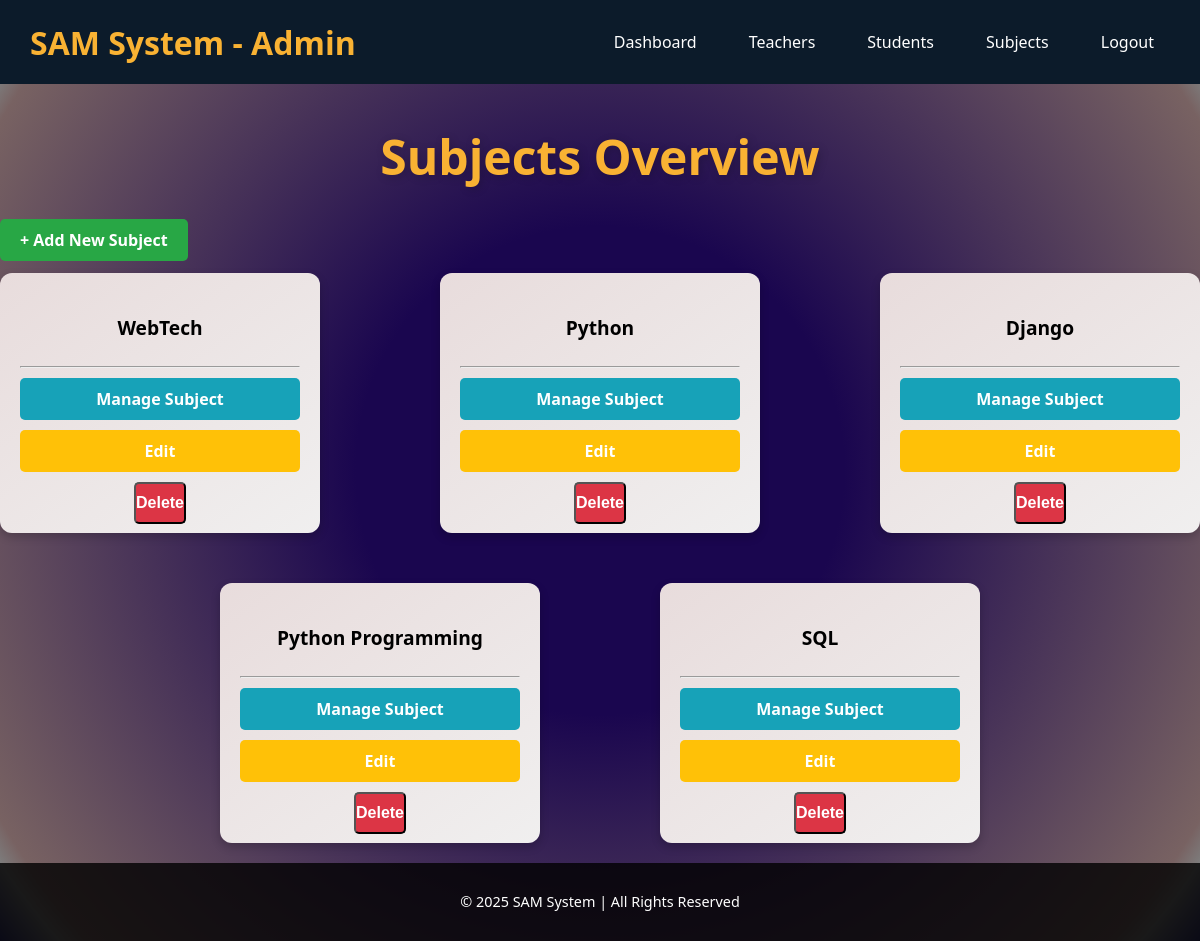
Page /admins/subjects/ (signed in) on the committed database.
### myapp/models.py (models this page shows, shortened)
class Subject(models.Model):
    name = models.CharField(max_length=100, unique=True)
    teachers = models.ManyToManyField(
        CustomUser,
        related_name='subjects_taught',
        limit_choices_to={'role': 'teacher'},
        blank=True
    )
    students = models.ManyToManyField(
        CustomUser,
        related_name='subjects_enrolled',
        limit_choices_to={'role': 'student'},
        blank=True
    )

### myapp/views.py (the view)
# urls.py: path('admins/subjects/', views.admin_subjects, name='admin_subjects'),
@login_required
def admin_subjects(request):
    if request.user.role != 'admin':
        return redirect('home')
    subjects = Subject.objects.prefetch_related('teachers', 'students').all()
    return render(request, 'admin/admin_subjects.html', {'subjects': subjects})

### myapp/templates/admin/admin_subjects.html (shortened to what this page needs)
{% load static %}
<!DOCTYPE html>
<html lang="en">
<head>
    <link rel="stylesheet" href="{% static 'css/home.css' %}">
    <link rel="stylesheet" href="{% static 'css/admin_dashboard.css' %}">
    <link rel="stylesheet" href="{% static 'css/admin_students.css' %}">
    <link rel="stylesheet" href="{% static 'css/admin_subjects.css' %}">
</head>
<body>
    <nav class="navbar">
        <div class="nav-container">
            <a href="{% url 'admin_dashboard' %}" class="brand">SAM System - Admin</a>
            <ul class="nav-links">
                <li><a href="{% url 'admin_dashboard' %}">Dashboard</a></li>
                <li><a href="{% url 'admin_teachers' %}">Teachers</a></li>
                <li><a href="{% url 'admin_students' %}">Students</a></li>
                <li><a href="{% url 'admin_subjects' %}" class="active">Subjects</a></li>
                <li><a href="{% url 'logout' %}">Logout</a></li>
            </ul>
        </div>
    </nav>
    <div class="container">
        <h2 class="dashboard-title">Subjects Overview</h2>
        <div>
            <a href="{% url 'admin_add_subject' %}" class="btn btn-success">+ Add New Subject</a>
        </div> <br>
        <div class="row">
            {% for subject in subjects %}
            <div>
                <div class="card">
                    <h4 class="text-primary">{{ subject.name }}</h4>
                    <hr>
                    <a href="{% url 'admin_subject_detail' subject.id %}" class="btn btn-info mb-2">Manage Subject</a>
                    <a href="{% url 'admin_edit_subject' subject.id %}" class="btn btn-warning mb-2">Edit</a>
                    <form action="{% url 'admin_delete_subject' subject.id %}" method="POST" style="display:inline-block;">
                        <button type="submit" class="btn btn-danger mb-2" onclick="return confirm('Are you sure you want to delete this subject?');">Delete</button>
                    </form>
                </div>
            </div>
            {% empty %}
            <p class="text-center">No subjects found.</p>
            {% endfor %}
        </div>
    </div>
    <footer style="text-align: center; padding: 15px 0; background: rgba(0, 0, 0, 0.8); color: #fff; position: relative; bottom: 0; width: 100%; font-size: 0.9rem;">
        <p>© 2025 SAM System | All Rights Reserved</p>
    </footer>
</body>
</html>

### myapp/static/css/home.css (style rules this page uses)
body { margin: 0; font-family: 'Segoe UI', Tahoma, Geneva, Verdana, sans-serif; color: white; background-color: #f4f6f8; }
.navbar { background-color: #0c1b2a; padding: 15px 30px; }
.nav-container { display: flex; justify-content: space-between; align-items: center; }
.nav-links { list-style: none; display: flex; gap: 20px; }
.nav-links li a { text-decoration: none; color: white; padding: 8px 16px; border-radius: 5px; transition: background 0.3s; }
.brand { font-size: 2rem; font-weight: 700; color: #f9b233; text-decoration: none; }

### myapp/static/css/admin_dashboard.css (style rules this page uses)
body { margin: 0; font-family: 'Segoe UI', Tahoma, Geneva, Verdana, sans-serif; background: #1a064f; background: radial-gradient(circle,rgba(26, 6, 79, 1) 32%, rgba(120, 98, 98, 1) 91%, rgba(125, 124, 124, 1) 94%, rgba(50, 49, 107, 1) 100%); color: #fff; }
.dashboard-title { text-align: center; font-size: 3rem; font-weight: 700; margin-top: 40px; margin-bottom: 40px; color: #f9b233; text-shadow: 2px 2px 10px rgba(0, 0, 0, 0.2); }

### myapp/static/css/admin_students.css (style rules this page uses)
.btn-success { background-color: #28a745; color: white; border-radius: 5px; padding: 10px 20px; font-size: 1rem; font-weight: bold; text-decoration: none; transition: background-color 0.3s ease, transform 0.2s ease; }

### myapp/static/css/admin_subjects.css (style rules this page uses)
.row { display: flex; flex-wrap: wrap; gap: 30px 120px; justify-content: center; }
.card { background: linear-gradient(145deg, #e8dcdc, #f0efef); border-radius: 12px; box-shadow: 0 4px 10px rgba(0, 0, 0, 0.2); transition: transform 0.3s ease, box-shadow 0.3s ease; padding: 15px 20px; height: 230px; width: 280px; text-align: center; margin-bottom: 20px; flex: 0 1 30%; color: black; font-weight: bold; font-size: 1.2rem; }
.card .btn { display: block; width: 100%; padding: 10px 0; font-size: 1rem; border-radius: 5px; font-weight: bold; transition: background-color 0.3s ease, transform 0.2s ease; margin-bottom: 10px; text-decoration: none; }
.btn-info { background-color: #17a2b8; color: white; }
.btn-warning { background-color: #ffc107; color: white; }
.btn-danger { background-color: #dc3545; color: white; }
.btn-success { background-color: #28a745; color: white; }
.btn-success { background-color: #28a745; color: white; border-radius: 5px; padding: 10px 20px; font-size: 1rem; font-weight: bold; text-decoration: none; transition: background-color 0.3s ease, transform 0.2s ease; }

### rows in the picture
Subject: name "WebTech"
Subject: name "Python"
Subject: name "Django"
Subject: name "Python Programming"
Subject: name "SQL"
